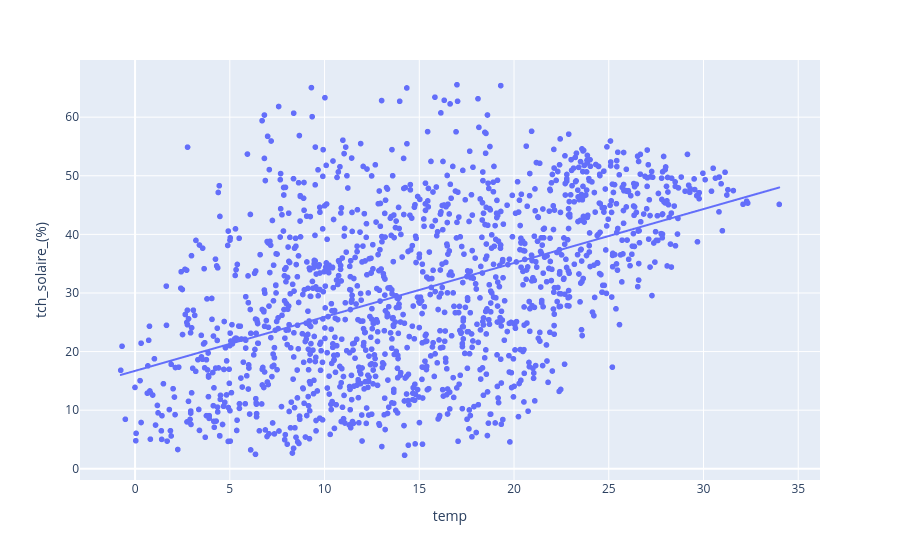

Here is the notebook cell this chart was saved with:
### Code cell
px.scatter(merged_data, x='temp', y='tch_solaire_(%)', trendline='ols')

### Figure 1 — Plotly figure (JSON) as saved in the notebook; plotly's stock layout.template omitted (floating-point values rounded to 4 significant figures; data arrays with more than 128 entries replaced by an {"elided": "..."} marker saying what was removed)
{"data": [{"hovertemplate": "temp=%{x}<br>tch_solaire_(%)=%{y}<extra></extra>", "legendgroup": "", "marker": {"color": "#636efa", "symbol": "circle"}, "mode": "markers", "name": "", "showlegend": false, "type": "scattergl", "x": {"elided": "1453 float values"}, "xaxis": "x", "y": {"elided": "1453 float values"}, "yaxis": "y"}, {"hovertemplate": "<b>OLS trendline</b><br>tch_solaire_(%) = 0.920369 * temp + 16.7078<br>R<sup>2</sup>=0.227454<br><br>temp=%{x}<br>tch_solaire_(%)=%{y} <b>(trend)</b><extra></extra>", "legendgroup": "", "marker": {"color": "#636efa", "symbol": "circle"}, "mode": "lines", "name": "", "showlegend": false, "type": "scattergl", "x": {"elided": "1453 float values"}, "xaxis": "x", "y": {"elided": "1453 float values"}, "yaxis": "y"}], "layout": {"legend": {"tracegroupgap": 0}, "margin": {"t": 60}, "xaxis": {"anchor": "y", "domain": [0, 1], "title": {"text": "temp"}}, "yaxis": {"anchor": "x", "domain": [0, 1], "title": {"text": "tch_solaire_(%)"}}}}
